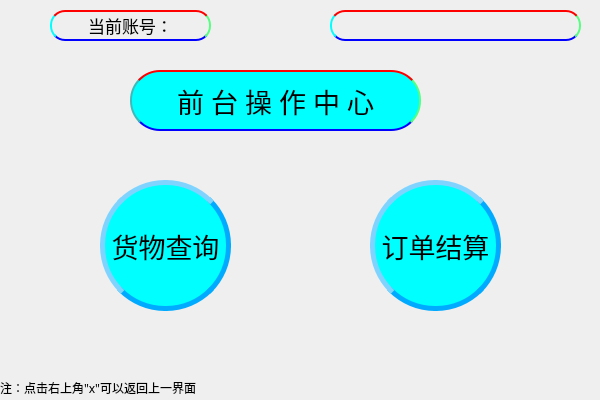
<?xml version="1.0" encoding="UTF-8"?>
<ui version="4.0">
 <class>clientWindow</class>
 <widget class="QMainWindow" name="clientWindow">
  <property name="geometry">
   <rect>
    <x>0</x>
    <y>0</y>
    <width>600</width>
    <height>400</height>
   </rect>
  </property>
  <property name="windowTitle">
   <string>前台操作中心</string>
  </property>
  <property name="windowIcon">
   <iconset resource="../image/image.qrc">
    <normaloff>:/logo.png</normaloff>:/logo.png</iconset>
  </property>
  <property name="styleSheet">
   <string notr="true"/>
  </property>
  <widget class="QWidget" name="centralwidget">
   <widget class="QLabel" name="userlabel">
    <property name="geometry">
     <rect>
      <x>50</x>
      <y>10</y>
      <width>161</width>
      <height>31</height>
     </rect>
    </property>
    <property name="font">
     <font>
      <family>楷体</family>
      <pointsize>13</pointsize>
     </font>
    </property>
    <property name="styleSheet">
     <string notr="true">border-width: 15px; /* 边框宽度 */
border-radius: 15px; /* 边框半径 */

border-top-style: solid;
border-top-width: 5px;
border-top-color: red;
border-top: 2px solid red;
 
border-right-style: solid;
border-right-width: 3px;
border-right-color: #55ff7f;
border-right: 2px solid #55ff7f;
 
border-bottom-style: solid;
border-bottom-width: 2px;
border-bottom-color: blue;
border-bottom: 2px solid blue;
 
border-left-style: solid;
border-left-width: 3px;
border-left-color: aqua;
border-left: 2px solid aqua;

background:transparent; /* 背景颜色 1E90FF*/
 font-family: 楷体; /* 设置字体 */
 color: write; /* 字体颜色 */
</string>
    </property>
    <property name="text">
     <string>当前账号：</string>
    </property>
    <property name="alignment">
     <set>Qt::AlignCenter</set>
    </property>
   </widget>
   <widget class="QPushButton" name="settleButton">
    <property name="geometry">
     <rect>
      <x>370</x>
      <y>180</y>
      <width>131</width>
      <height>131</height>
     </rect>
    </property>
    <property name="font">
     <font>
      <family>楷体</family>
      <pointsize>20</pointsize>
     </font>
    </property>
    <property name="styleSheet">
     <string notr="true">
QPushButton { /* 按钮美化 */
 width: 50px; /* 宽度 */
 height: 50px; /* 高度 */
 border-width: 5px; /* 边框宽度 */
 border-radius: 65px; /* 边框半径 */
 border-style: outset; 
 border-color:#00aaff;
 background: aqua; /* 背景颜色 1E90FF*/
 color: black; /* 字体颜色 */

}
QPushButton:hover { /*5599FF 鼠标移入按钮范围时改变颜色 */
 background: #00d9d9;
 border-style: inset;
 color: black; /* 字体颜色 */
}</string>
    </property>
    <property name="text">
     <string>订单结算</string>
    </property>
   </widget>
   <widget class="QLabel" name="label_2">
    <property name="geometry">
     <rect>
      <x>0</x>
      <y>10</y>
      <width>51</width>
      <height>31</height>
     </rect>
    </property>
    <property name="styleSheet">
     <string notr="true">image: url(:/logo.png);</string>
    </property>
    <property name="text">
     <string/>
    </property>
   </widget>
   <widget class="QLabel" name="timelabel">
    <property name="geometry">
     <rect>
      <x>330</x>
      <y>10</y>
      <width>251</width>
      <height>31</height>
     </rect>
    </property>
    <property name="font">
     <font>
      <family>楷体</family>
      <pointsize>13</pointsize>
     </font>
    </property>
    <property name="styleSheet">
     <string notr="true">border-width: 15px; /* 边框宽度 */
border-radius: 15px; /* 边框半径 */

border-top-style: solid;
border-top-width: 5px;
border-top-color: red;
border-top: 2px solid red;
 
border-right-style: solid;
border-right-width: 3px;
border-right-color: #55ff7f;
border-right: 2px solid #55ff7f;
 
border-bottom-style: solid;
border-bottom-width: 2px;
border-bottom-color: blue;
border-bottom: 2px solid blue;
 
border-left-style: solid;
border-left-width: 3px;
border-left-color: aqua;
border-left: 2px solid aqua;

background:transparent; /* 背景颜色 1E90FF*/
 font-family: 楷体; /* 设置字体 */
 color: write; /* 字体颜色 */
</string>
    </property>
    <property name="text">
     <string/>
    </property>
   </widget>
   <widget class="QPushButton" name="enquireButton">
    <property name="geometry">
     <rect>
      <x>100</x>
      <y>180</y>
      <width>131</width>
      <height>131</height>
     </rect>
    </property>
    <property name="font">
     <font>
      <family>楷体</family>
      <pointsize>20</pointsize>
     </font>
    </property>
    <property name="styleSheet">
     <string notr="true">
QPushButton { /* 按钮美化 */
 width: 50px; /* 宽度 */
 height: 50px; /* 高度 */
 border-width: 5px; /* 边框宽度 */
 border-radius: 65px; /* 边框半径 */
 border-style: outset; 
 border-color:#00aaff;
 background: aqua; /* 背景颜色 1E90FF*/
 color: black; /* 字体颜色 */

}
QPushButton:hover { /*5599FF 鼠标移入按钮范围时改变颜色 */
 background: #00d9d9;
 border-style: inset;
 color: black; /* 字体颜色 */
}</string>
    </property>
    <property name="text">
     <string>货物查询</string>
    </property>
   </widget>
   <widget class="QLabel" name="label">
    <property name="geometry">
     <rect>
      <x>130</x>
      <y>70</y>
      <width>291</width>
      <height>61</height>
     </rect>
    </property>
    <property name="font">
     <font>
      <family>楷体</family>
      <pointsize>20</pointsize>
     </font>
    </property>
    <property name="styleSheet">
     <string notr="true">border-width: 15px; /* 边框宽度 */
border-radius: 30px; /* 边框半径 */

border-top-style: solid;
border-top-width: 5px;
border-top-color: red;
border-top: 2px solid red;
 
border-right-style: solid;
border-right-width: 3px;
border-right-color: #55ff7f;
border-right: 2px solid #55ff7f;
 
border-bottom-style: solid;
border-bottom-width: 2px;
border-bottom-color: blue;
border-bottom:2px solid blue;
 
border-left-style: solid;
border-left-width: 3px;
border-left-color: aqua;
border-left: 2px solid #3ebaba;

background: aqua; /* 背景颜色 1E90FF*/
 font-family: 楷体; /* 设置字体 */
 color: write; /* 字体颜色 */
</string>
    </property>
    <property name="text">
     <string>前 台 操 作 中 心</string>
    </property>
    <property name="alignment">
     <set>Qt::AlignCenter</set>
    </property>
   </widget>
   <widget class="QLabel" name="label_3">
    <property name="geometry">
     <rect>
      <x>0</x>
      <y>380</y>
      <width>231</width>
      <height>16</height>
     </rect>
    </property>
    <property name="font">
     <font>
      <family>楷体</family>
     </font>
    </property>
    <property name="text">
     <string>注：点击右上角&quot;x&quot;可以返回上一界面</string>
    </property>
   </widget>
  </widget>
 </widget>
 <resources>
  <include location="../image/image.qrc"/>
 </resources>
 <connections/>
</ui>
